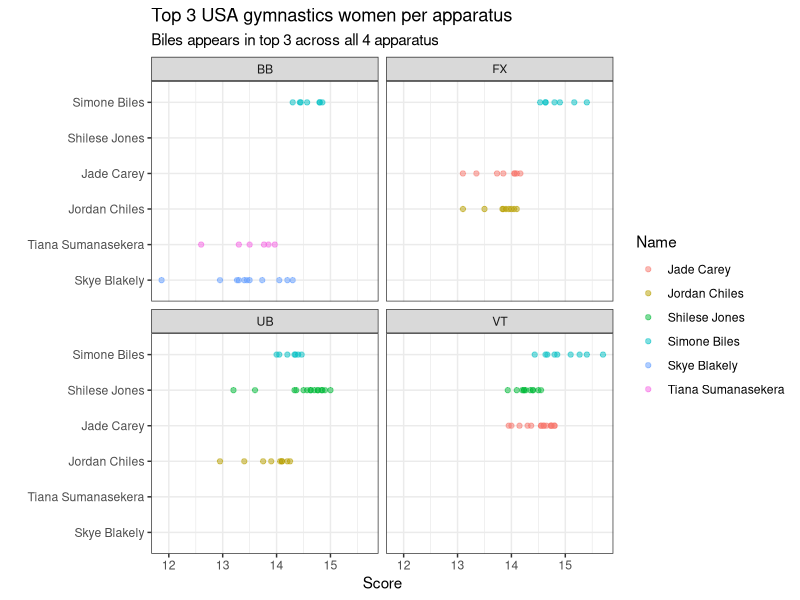
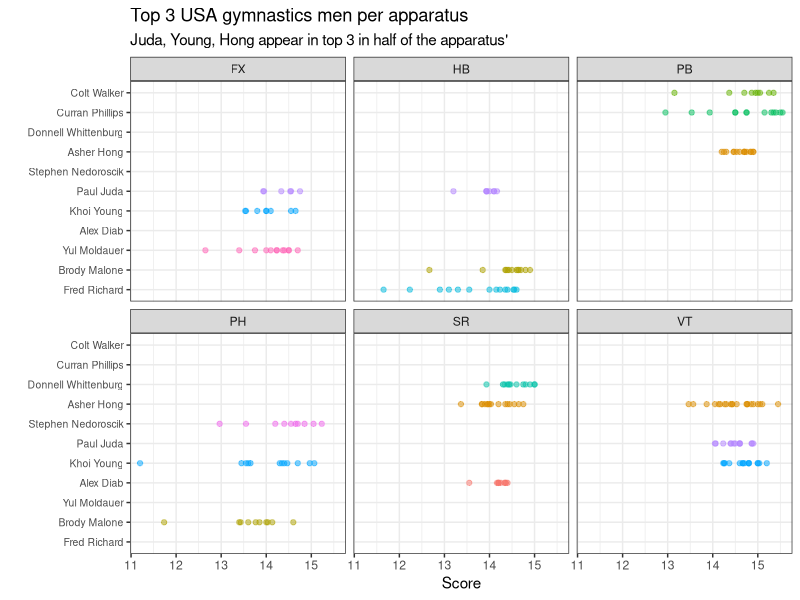
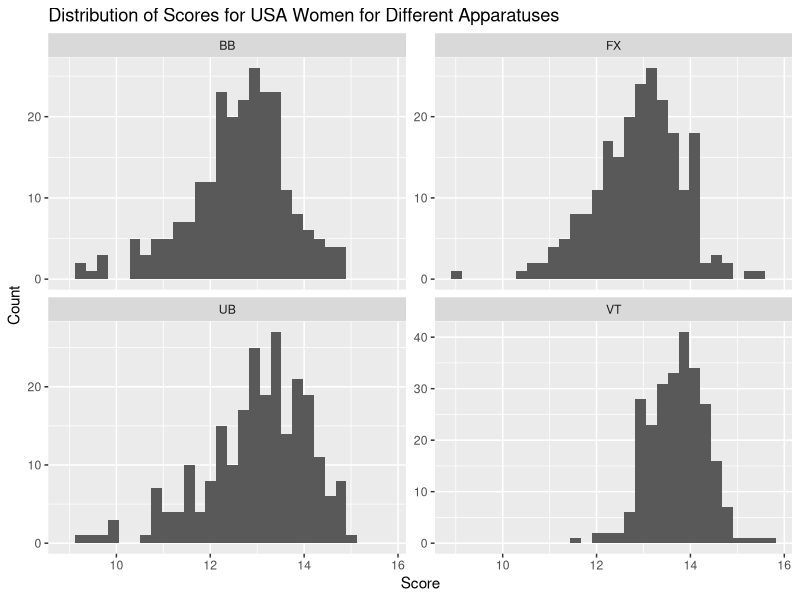
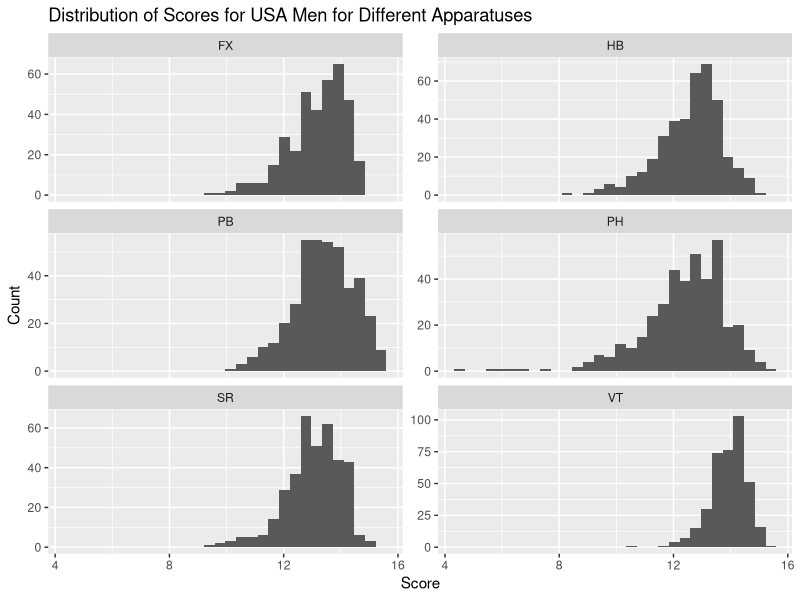
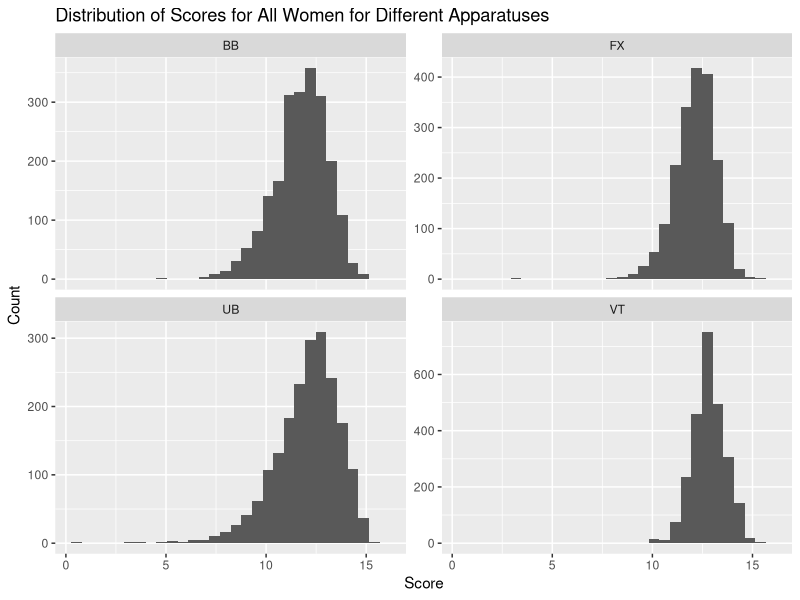
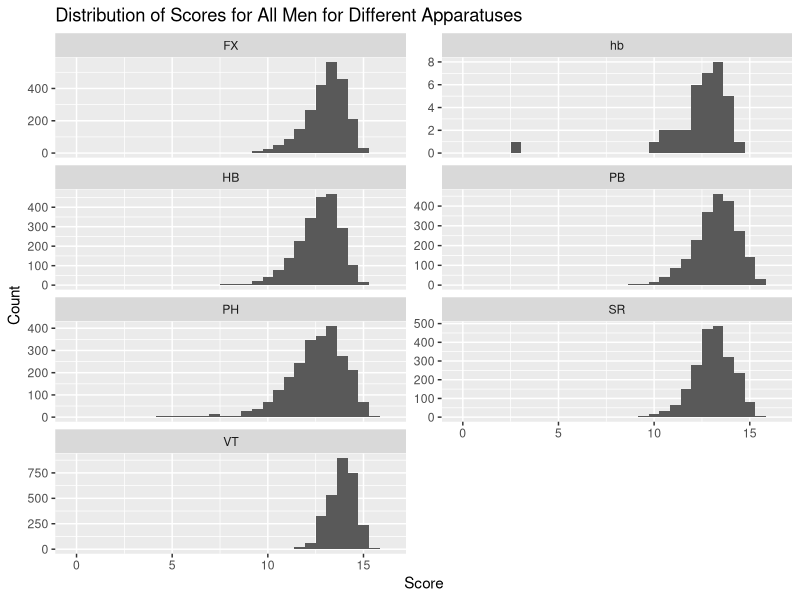

The R source for these figures, in order:
## ---- chunk 1
knitr::opts_chunk$set(echo = TRUE)
## ---- chunk 2
library(readr)
library(tidyverse)
library(dplyr)
library(stringr)
library(lubridate)
library(knitr)
## ---- chunk 3
#| label: load-data
data_2022_2023 <- read_csv("Data/data_2022_2023.csv")
data_2017_2021 <- read_csv("Data/data_2017_2021.csv")

#DO NOT CHANGE ORDER

data_2022_2023$Apparatus[data_2022_2023$Apparatus == "VT2"] <- "VT"
data_2022_2023$Apparatus[data_2022_2023$Apparatus == "VT1"] <- "VT"
data_2022_2023$Apparatus[data_2022_2023$Apparatus == "UE"] <- "UB"

data_2022_2023$Penalty[is.na(data_2022_2023$Penalty)] <- 0

#Girls filtering for middle name
data_2022_2023$FirstName[data_2022_2023$FirstName == "Joscelyn Michelle"] <- "Joscelyn"
data_2022_2023$FirstName[data_2022_2023$FirstName == "Nola Rhianne"] <- "Nola"

#Guys filtering for middle name
data_2022_2023$FirstName[data_2022_2023$FirstName == "Taylor Troy"] <- "Taylor"
data_2022_2023$FirstName[data_2022_2023$FirstName == "Joshua Andrew"] <- "Joshua"
data_2022_2023$FirstName[data_2022_2023$FirstName == "Yul Kyung Tae"] <- "Yul"
data_2022_2023$FirstName[data_2022_2023$FirstName == "Curran Michael"] <- "Curran"
data_2022_2023$FirstName[data_2022_2023$FirstName == "Frederick Nathaniel"] <- "Fred"
data_2022_2023$FirstName[data_2022_2023$FirstName == "Frederick"] <- "Fred"
data_2022_2023$FirstName[data_2022_2023$FirstName == "Ian Hunter"] <- "Ian"
data_2022_2023$FirstName[data_2022_2023$FirstName == "Shane Michael"] <- "Shane"
data_2022_2023$FirstName[data_2022_2023$FirstName == "Khoi Alexander"] <- "Khoi"

data_2022_2023$FirstName[data_2022_2023$FirstName == "Yunus Emre"] <- "Yunus"

data_2022_2023$FirstName[data_2022_2023$FirstName == "Yuan-Hsi"] <- "Yuan Hsi"

data_2022_2023$FirstName[data_2022_2023$FirstName == "Yu-Jan"] <- "Yu Jan"

data_2022_2023$LastName[data_2022_2023$LastName == "VILLAVERDE MEDEROS"] <- "VILLAVERDE"

data_2022_2023$LastName[data_2022_2023$LastName == "VALENZUELA ASTUDILLO"] <- "VALENZUELA"

data_2022_2023$FirstName[data_2022_2023$FirstName == "Yiseth Eliana"] <- "Yiseth"
data_2022_2023$FirstName[data_2022_2023$FirstName == "Yi-Chen"] <- "Yi Chen"
data_2022_2023$FirstName[data_2022_2023$FirstName == "Yi-Chun"] <- "Yi Chun"

data_2022_2023$FirstName[data_2022_2023$FirstName == "Yefferson Gregorio"] <- "Yefferson"
data_2022_2023$LastName[data_2022_2023$LastName == "ANTON YEGUEZ"] <- "ANTON"

data_2022_2023$LastName[data_2022_2023$LastName == "ANTON YEGUEZ"] <- "ANTON"

data_2022_2023$FirstName[data_2022_2023$FirstName == "Wout Johan Alexander"] <- "Wout"

data_2022_2023$FirstName[data_2022_2023$FirstName == "Wilfry Manuel"] <- "Wilfry"

data_2022_2023$FirstName[data_2022_2023$FirstName == "Wei-Sheng"] <- "Wei Sheng"

data_2022_2023$FirstName[(data_2022_2023$Competition == "BIRMINGHAM 2022 Commonwealth Games") & (is.na(data_2022_2023$LastName))] <- "Kate"

data_2022_2023$LastName[(data_2022_2023$Competition == "BIRMINGHAM 2022 Commonwealth Games") & (is.na(data_2022_2023$LastName))] <- "MCDONALD"

data_2022_2023$FirstName[data_2022_2023$LastName == "SOUZA BITENCOU"] <- "Lucas"
data_2022_2023$LastName[data_2022_2023$LastName == "SOUZA BITENCOU"] <- "BITENCOURT"

data_2022_2023$LastName[data_2022_2023$LastName == "DE JESUS DOS SANTOS"] <- "JESUS SANTOS"

data_2022_2023$FirstName[data_2022_2023$LastName == "JESUS SANT"] <- "Melanie"
data_2022_2023$LastName[data_2022_2023$LastName == "JESUS SANT"] <- "JESUS SANTOS"

data_2022_2023$LastName[data_2022_2023$LastName == "ELPITIYA BADALGE DONA"] <- "GEHANI"
data_2022_2023$FirstName[data_2022_2023$FirstName == "Milka Gehani"] <- "Milka"

data_2022_2023$FirstName[data_2022_2023$LastName == "ELPITIYA BADALG D"] <- "Milka"

data_2022_2023$LastName[data_2022_2023$LastName == "ELPITIYA BADALG D"] <- "GEHANI"

data_2022_2023$FirstName[(data_2022_2023$Competition == "2022 51st FIG Artistic Gymnastics World Championship") & (is.na(data_2022_2023$LastName))] <- "Kate"

data_2022_2023$LastName[(data_2022_2023$Competition == "2022 51st FIG Artistic Gymnastics World Championship") & (is.na(data_2022_2023$LastName))] <- "MCDONALD"

data_2022_2023$FirstName[(data_2022_2023$Competition == "2023 Varna World Challenge Cup") & (is.na(data_2022_2023$LastName))] <- "Daria"

data_2022_2023$LastName[(data_2022_2023$Competition == "2023 Varna World Challenge Cup") & (is.na(data_2022_2023$LastName))] <- "HARTMANN"

data_2022_2023$FirstName[data_2022_2023$LastName == "ABIYURAFI"] <- "Abiyu"
data_2022_2023$LastName[data_2022_2023$LastName == "ABIYURAFI"] <- "Rafi"

##Tidy for plots ... #MEN
data_2022_2023$LastName[data_2022_2023$LastName == "RICHARD"] <- "Richard"
data_2022_2023$LastName[data_2022_2023$LastName == "MALONE"] <- "Malone"
data_2022_2023$LastName[data_2022_2023$LastName == "JUDA"] <- "Juda"
data_2022_2023$LastName[data_2022_2023$LastName == "PHILLIPS"] <- "Phillips"
data_2022_2023$LastName[data_2022_2023$LastName == "WALKER"] <- "Walker"
data_2022_2023$LastName[data_2022_2023$LastName == "HONG"] <- "Hong"
data_2022_2023$LastName[data_2022_2023$LastName == "MOLDAUER"] <- "Moldauer"
data_2022_2023$LastName[data_2022_2023$LastName == "YOUNG"] <- "Young"
data_2022_2023$LastName[data_2022_2023$LastName == "MCCOOL"] <- "McCool"
data_2022_2023$LastName[data_2022_2023$LastName == "NEDOROSCIK"] <- "Nedoroscik"
data_2022_2023$LastName[data_2022_2023$LastName == "SKIRKEY"] <- "Skirkey"
data_2022_2023$LastName[data_2022_2023$LastName == "WHITTENBURG"] <- "Whittenburg"
data_2022_2023$LastName[data_2022_2023$LastName == "DIAB"] <- "Diab"
data_2022_2023$LastName[data_2022_2023$LastName == "LOOS"] <- "Loos"
data_2022_2023$LastName[data_2022_2023$LastName == "SUN"] <- "Sun"
data_2022_2023$LastName[data_2022_2023$LastName == "JAROH"] <- "Jaroh"

#WOMEN
data_2022_2023$LastName[data_2022_2023$LastName == "BILES"] <- "Biles"
data_2022_2023$LastName[data_2022_2023$LastName == "SUMANASEKERA"] <- "Sumanasekera"
data_2022_2023$LastName[data_2022_2023$LastName == "BLAKELY"] <- "Blakely"
data_2022_2023$LastName[data_2022_2023$LastName == "JONES"] <- "Jones"
data_2022_2023$LastName[data_2022_2023$LastName == "WONG"] <- "Wong"
data_2022_2023$LastName[data_2022_2023$LastName == "CHILES"] <- "Chiles"
data_2022_2023$LastName[data_2022_2023$LastName == "CAREY"] <- "Carey"
data_2022_2023$LastName[data_2022_2023$LastName == "DICELLO"] <- "DiCello"
data_2022_2023$LastName[data_2022_2023$LastName == "LEE"] <- "Lee"
data_2022_2023$LastName[data_2022_2023$LastName == "ROBERSON"] <- "Roberson"
## ---- chunk 4
#| label: usa-filter-data

usa_data_2022_2023 <- data_2022_2023 |>
  filter(`Country` == "USA")

usa_data_2017_2021 <- data_2017_2021 |>
  filter(`Country` == "USA")

#data_2022_2023 <- rbind(data_2022_2023, data_2017_2021)

data_2022_2023$Apparatus[data_2022_2023$Apparatus == "VT2"] <- "VT"
data_2022_2023$Apparatus[data_2022_2023$Apparatus == "VT1"] <- "VT"

## ---- chunk 5

# Assuming your dataframe is called data_2022_2023 and the column with dates is "Date"

# Step 1: Create a function to extract the second date from each string
extract_second_date <- function(date_string) {
  parts <- str_extract_all(date_string, "\\d{1,2}\\s[A-Za-z]+\\s\\d{4}")[[1]]
  if (length(parts) == 2) {
    # If there are two dates, return the second one
    return(parts[2])
  } else if (length(parts) == 1) {
    # If there is only one date, return it
    return(parts[1])
  } else {
    return(NA)
  }
}

# Step 2: Apply the function to the Date column and convert to Date objects
data_2022_2023 <- data_2022_2023 %>%
  mutate(
    SecondDateStr = sapply(Date, extract_second_date),
    SecondDate = dmy(SecondDateStr)
  )

# Define the end date
end_date <- dmy("01-01-2024")

# Calculate the number of days from the SecondDate to the end date
data_2022_2023 <- data_2022_2023 %>%
  mutate(
    DaysUntil2024 = as.integer(end_date - SecondDate)
  )
## ---- chunk 6
data_2022_2023 <- data_2022_2023 %>% 
  mutate(Name = paste(FirstName, LastName))

top5usa <- function(gen, ap){
  df <- data_2022_2023 %>%
    filter(Gender == gen, Country == "USA", Apparatus == ap) %>% 
    group_by(Name) %>%
    summarise(mean = mean(Score), samples = n()) %>%
    filter(samples >=6) %>% 
    arrange(desc(mean)) %>%
    top_n(3, mean) %>%
    inner_join(data_2022_2023 %>% filter(Apparatus == ap), by = c("Name"="Name")) %>%
    arrange(desc(mean)) %>% 
    select(Name, Apparatus, Score, DaysUntil2024, mean) %>%
  return(df)
}
usawomenbb <- top5usa("w", "BB")
topusawomen <- rbind(top5usa("w", "BB"),top5usa("w","UB"), top5usa("w","FX"), top5usa("w","VT")) 
topusmen <- rbind(top5usa("m", "HB"),top5usa("m","PB"), top5usa("m","FX"), top5usa("m","VT"), top5usa("m","PH"), top5usa("m","SR")) 
## ---- chunk 7
u5w <- ggplot(topusawomen, aes(y = reorder(Name,mean), x = Score, color = Name)) + 
  geom_point(alpha = 0.5) +
  facet_wrap(~Apparatus, drop = TRUE) + 
  labs(title = "Top 3 USA gymnastics women per apparatus", subtitle = "Biles appears in top 3 across all 4 apparatus",
       y = " " )+ theme_bw()
u5w
## ---- chunk 8
u5m <- ggplot(topusmen, aes(y = reorder(Name,mean), x = Score, color = Name)) + 
  geom_point(alpha = 0.5) +
  facet_wrap(~Apparatus, drop = TRUE) + labs(title = "Top 3 USA gymnastics men per apparatus", subtitle = "Juda, Young, Hong appear in top 3 in half of the apparatus'",
       y = " ") + theme_bw() + theme(axis.text.y.left = element_text(size=7.5), legend.position = "none")
u5m
## ---- chunk 9
results <- data.frame(
  Category = c("All-Around", "All-Around", "Specialist", "Specialist", "Specialist", "Total Exp. Medals"),
  USA_Women = c( "Simone Biles", "Shilese Jones", "Kaliya Lincoln", "Jade Carey", "Zoe Miller", ""),
  EMC_Women = c('3.409', '0.466', '0.439','0.190','0.061','4.565'),
  USA_Men = c("Paul Juda", "Fred Richard", "Donnell Whittenburg", "Khoi Young", "Curran Phillips", ""),
  EMC_Men = c('0.663', '0.491', '0.264', '0.564', '0.310',"2.402")
)
kable(results, caption = "Proposed Paris 2024 USA Gymastics Team, with Expected Medal Counts (EMC)")
## ---- chunk 10
usa_data_2022_2023_f <-  usa_data_2022_2023 |>
  filter(Gender == "w")

usa_data_2022_2023_m <- usa_data_2022_2023 |>
  filter(Gender == "m")

data_2022_2023_f <- data_2022_2023 |>
  filter(Gender == "w")

data_2022_2023_m <- data_2022_2023 |>
  filter(Gender == "m")

ggplot(aes(x= Score), data = usa_data_2022_2023_f) + geom_histogram() + facet_wrap(~Apparatus, scales = "free_y", ncol = 2) + labs(title = "Distribution of Scores for USA Women for Different Apparatuses", y = "Count")

ggplot(aes(x= Score), data = usa_data_2022_2023_m) + geom_histogram() + facet_wrap(~Apparatus, scales = "free_y", ncol = 2) + labs(title = "Distribution of Scores for USA Men for Different Apparatuses", y = "Count")


ggplot(aes(x= Score), data = data_2022_2023_f) + geom_histogram() + facet_wrap(~Apparatus, scales = "free_y", ncol = 2) + labs(title = "Distribution of Scores for All Women for Different Apparatuses", y = "Count")

ggplot(aes(x= Score), data = data_2022_2023_m) + geom_histogram() + facet_wrap(~Apparatus, scales = "free_y", ncol = 2)+ labs(title = "Distribution of Scores for All Men for Different Apparatuses", y = "Count")
## ---- chunk 11
f_probs <- read_csv('Data/expected_medals/f_total_probabilities.csv')

colnames(f_probs) <- c("Name", "AA", "BB", "FX", "VT", "UB")

f_probs |>
  kable()
## ---- chunk 12
m_probs <- read_csv('Data/expected_medals/m_total_probabilities.csv')

colnames(m_probs) <- c("Name", "AA", "SR", "FX","PB", "PH", "VT", "HB")

m_probs |>
  kable()
